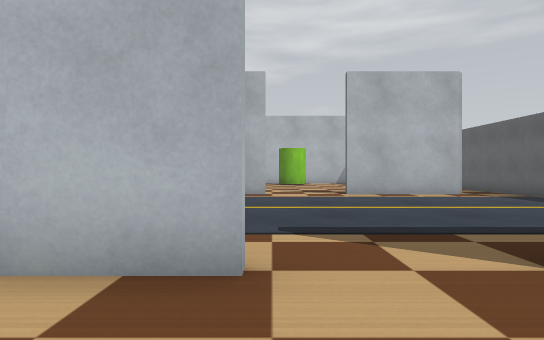
view 1 (above)

24 first-person views from a walk through a Webots world. The camera is 0.71 m above the floor, looks level and sees 75° across. The floor is counted in squares, 1 m on a side. Each view is taken from the middle of a square. On the plan, view 1 faces up. The plan holds only what a view shows up to about 11 squares ahead; the rest is blank. Webots' stock objects and surfaces are drawn as simple stand-ins.

view 2
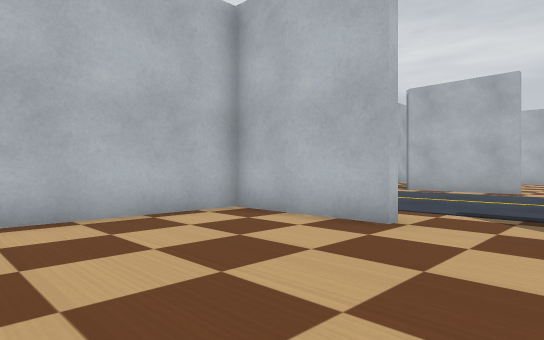

view 3
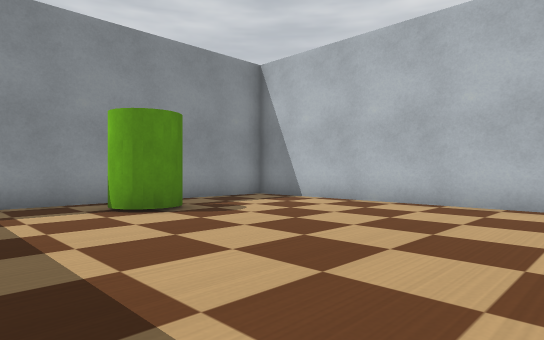

view 4
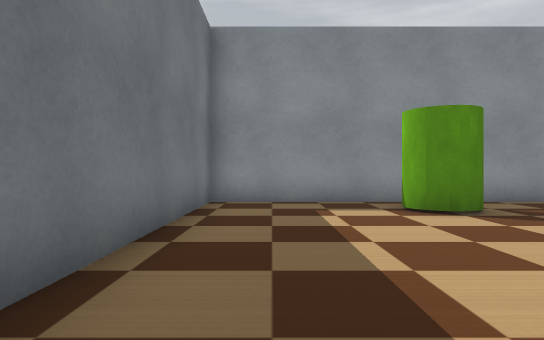

view 5
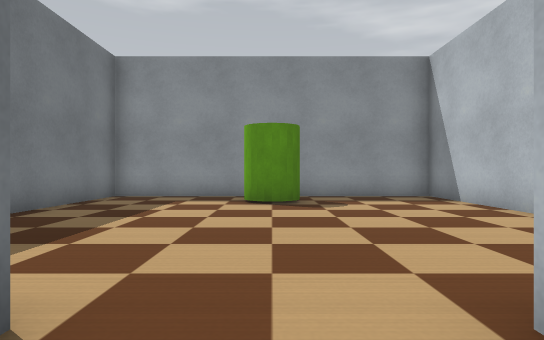

view 6
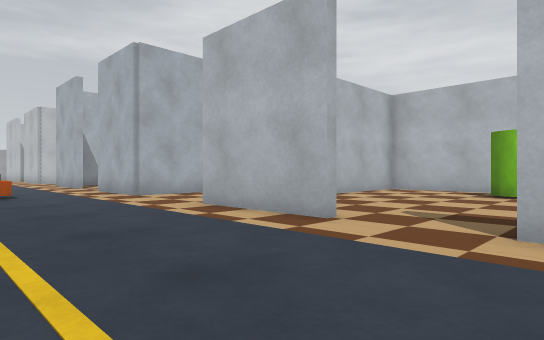

view 7
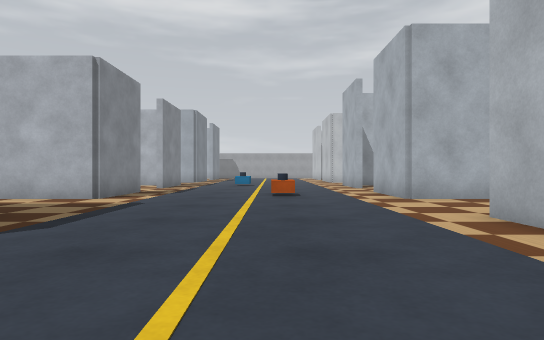

view 8
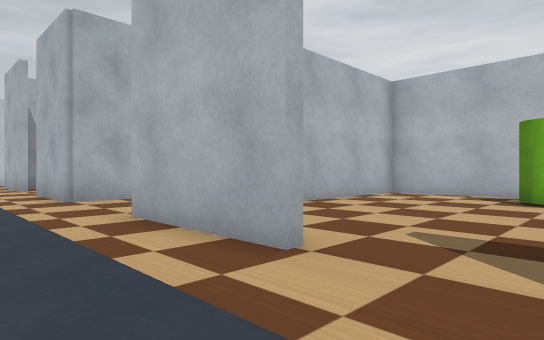

view 9
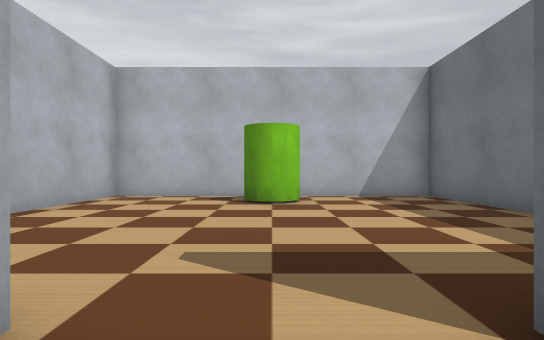

view 10
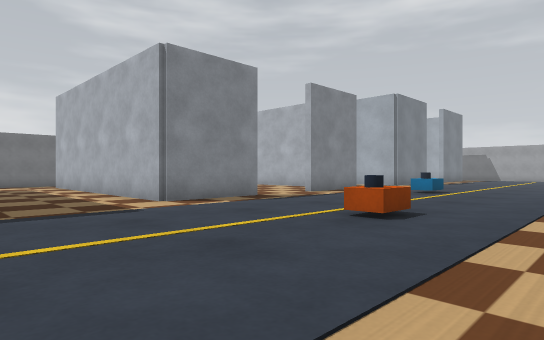

view 11
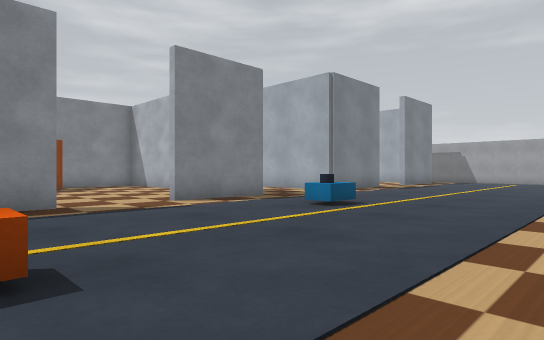

view 12
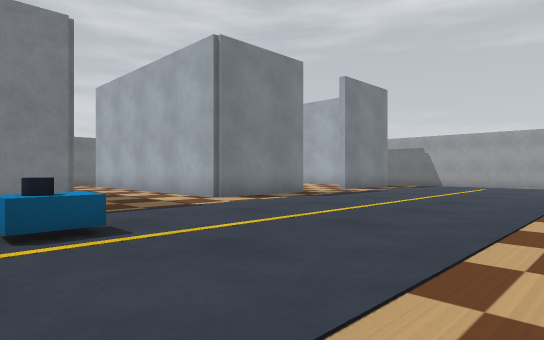

view 13
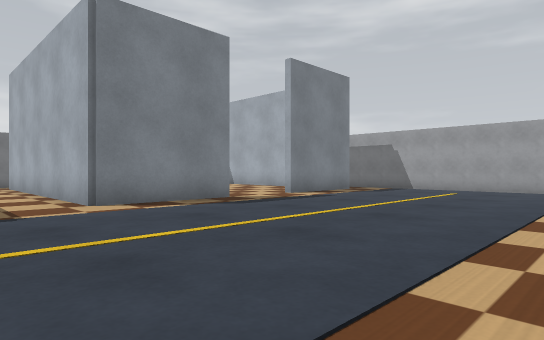

view 14
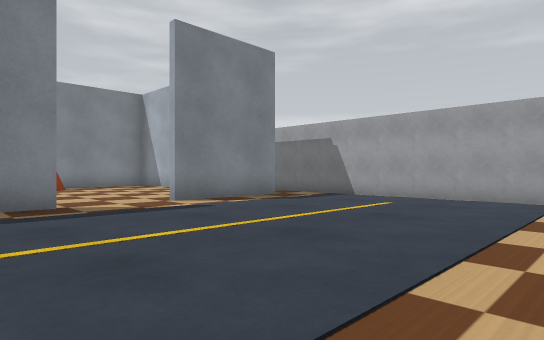

view 15
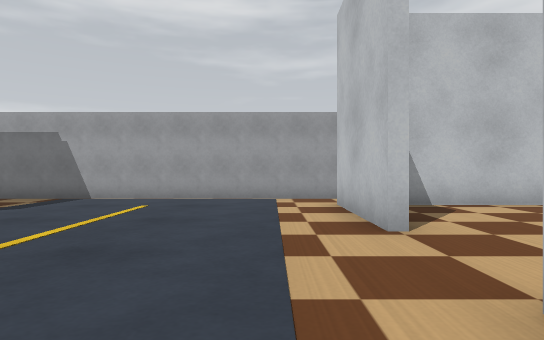

view 16
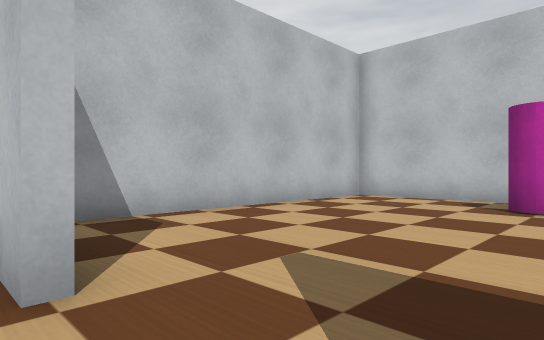

view 17
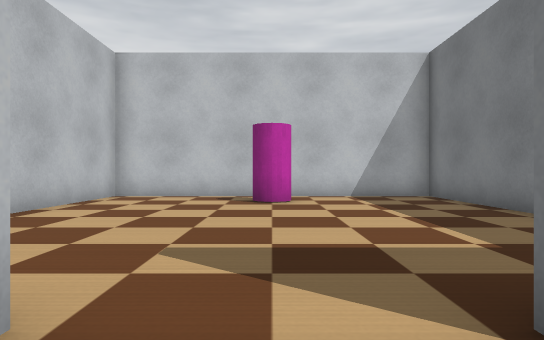

view 18
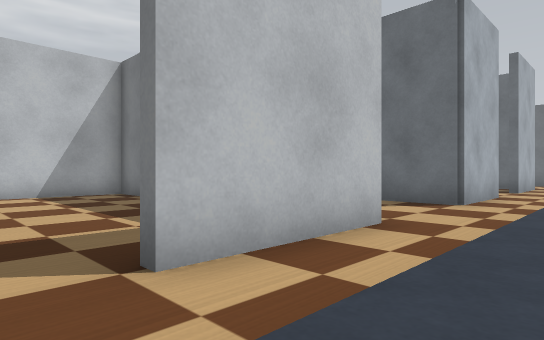

view 19
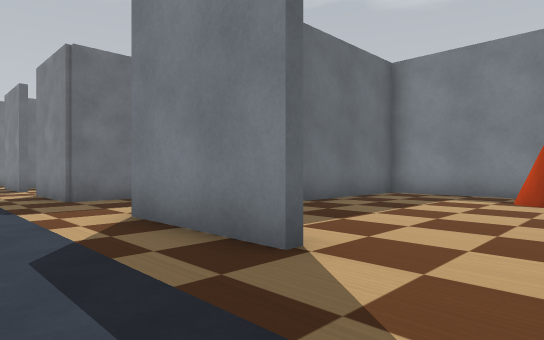

view 20
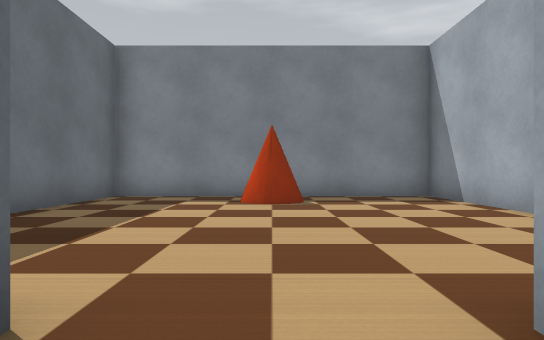

view 21
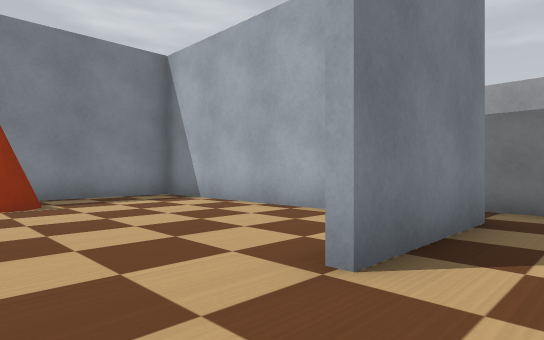

view 22
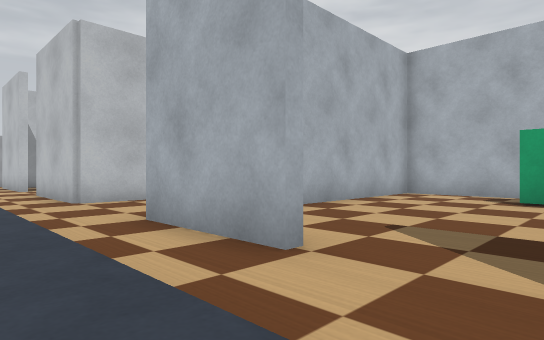

view 23
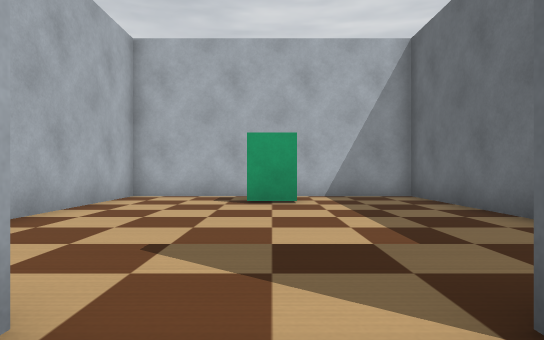

view 24
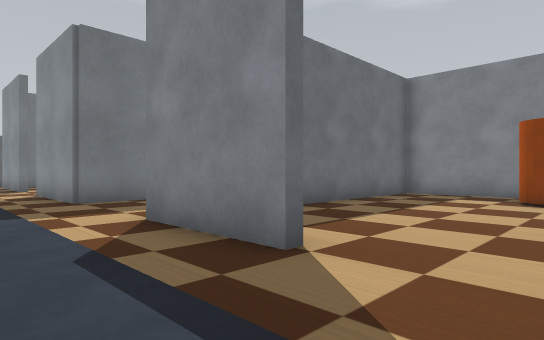

### Floor plan
Points are (right, up) in squares from view 1. A wall is a line through its corners. A room is listed if a view was taken in it or the views show most of it. See-through windows are left out.
Room 1 (views 1, 2, 3, 4)
walls: (-0.1, 2.4) (-3.4, 2.4) (-3.4, -5.9) (5.4, -5.9) (5.4, 0.2)
ways out: opening at (1, 2.7) to room 2
objects: green cylinder (1, -5) to (1, -4)
Room 2 (views 5, 6, 7, 8, 9, 10, 11, 12, 13, 14, 15, 16, 17, 18, 19, 20, 21, 22, 23, 24)
walls: (-12.1, 10.4) (-15.1, 10.4) (-15.1, 12.2); (-9.9, 2.6) (-6.9, 2.6) (-6.9, -1.8); (-15.1, 1.1) (-15.1, 2.6) (-12.1, 2.6); (-6.9, 12.5) (-6.9, 10.4) (-9.8, 10.4); (-18.4, 12) (-18.4, 10.4) (-21.9, 10.4); (-7.1, 14.2) (-7.1, 18.9) (-14.9, 18.9) (-14.9, 13.8); (-18.6, 14.9) (-18.6, 18.9) (-27.4, 18.9) (-27.4, 11.5); (-3.6, 1) (-3.6, 2.6) (-0.2, 2.6); (-21.9, 2.6) (-18.4, 2.6) (-18.4, -3.1); (-0.1, 10.4) (-3.5, 10.4); (-24.1, 10.4) (-27.5, 10.4); (-10.1, -5.9) (-7.1, -5.9) (-7.1, -0.8); (-27.5, 2.6) (-24.1, 2.6); (-27.4, 0.1) (-27.4, -5.9) (-18.6, -5.9) (-18.6, -1.4); (0.2, 18.9) (-3.4, 18.9) (-3.4, 14.4); (-29, 10.8) (-29, 2); (5.6, 10.4) (2.1, 10.4); (5.4, 14.9) (5.4, 18.9) (1.8, 18.9); (7, 9.1) (7, 11)
ways out: opening at (1, 2.7) to room 1; opening at (6, 11)
objects: orange cone (-23, -5) to (-23, -4); magenta cylinder (-23, 17); other object (-14, 6); orange cylinder (-11, -5) to (-11, -4); green box (-11, 17) to (-11, 18); other object (-8, 7); green cylinder (1, 17) to (1, 18)

Where each view was taken, in squares from view 1:
view 1: 0 up, 0 right, facing up
view 2: 2 down, 2 right, facing up-left
view 3: 2 up, 4 right, facing down-left
view 4: 2 up, 4 right, facing down
view 5: 4 up, 1 right, facing down
view 6: 6 up, 3 right, facing up-left
view 7: 7 up, 2 right, facing left
view 8: 8 up, 2 right, facing up-left
view 9: 9 up, 1 right, facing up
view 10: 10 up, 3 left, facing down-left
view 11: 10 up, 8 left, facing down-left
view 12: 10 up, 13 left, facing down-left
view 13: 10 up, 16 left, facing down-left
view 14: 10 up, 20 left, facing down-left
view 15: 9 up, 20 left, facing left
view 16: 10 up, 22 left, facing up-left
view 17: 9 up, 23 left, facing up
view 18: 8 up, 23 left, facing up-right
view 19: 5 up, 24 left, facing down-right
view 20: 4 up, 23 left, facing down
view 21: 4 up, 22 left, facing down-left
view 22: 8 up, 10 left, facing up-left
view 23: 9 up, 11 left, facing up
view 24: 5 up, 12 left, facing down-right
